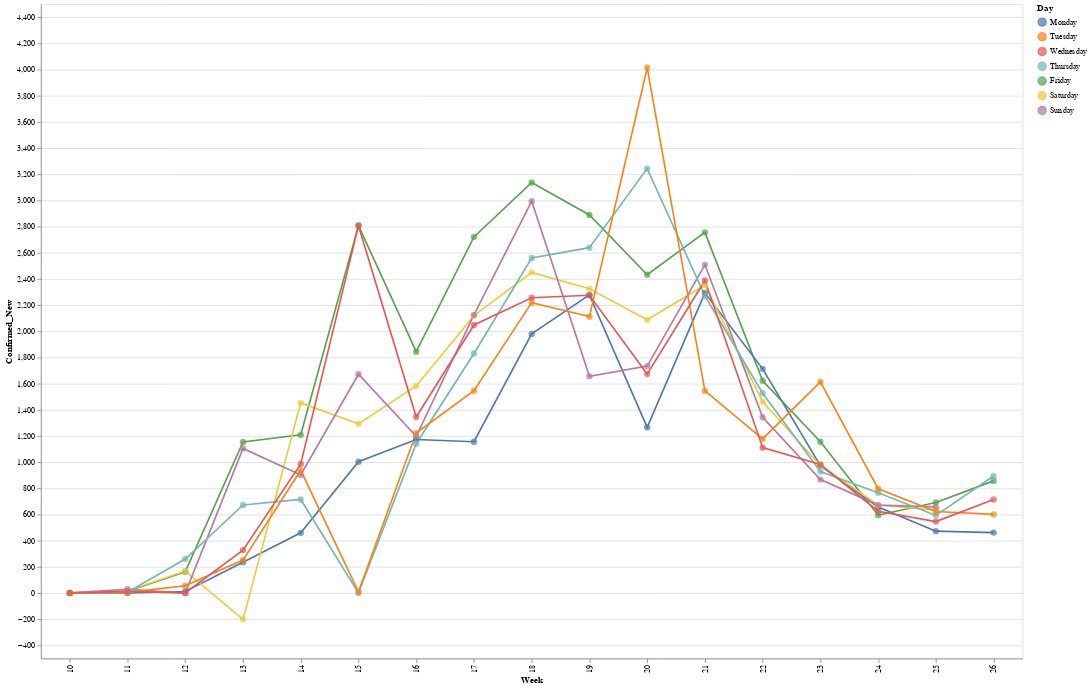

Here is the notebook cell this chart was saved with:
### Code cell
us = df[(df['Country'] == 'US') & (df['State'] == 'IL')]
us.Date = pd.to_datetime(us.Date, format='%m-%d-%Y')
us['Day'] = us.Date.dt.day_name()
us['Week'] = us.Date.dt.week
us['Area'] = us['County'] + ', ' + us['State']

dow = us[us['Week']>9]
dow = dow.groupby(['Week', 'Day'], as_index=False).sum()
line=alt.Chart(dow).mark_line().encode(
    alt.X('Week:N'),
    alt.Y('Confirmed_New:Q'),
    color=alt.Color('Day:N', sort=['Monday', 'Tuesday', 'Wednesday', 'Thursday', 'Friday', 'Saturday', 'Sunday']),
    tooltip=['Day', 'Week']
)
point=line.mark_circle(size=60)
(line+point).properties(
    width=1200,
    height=800
).interactive()

### Figure 1 — Vega-Lite specification as saved in the notebook (floating-point values rounded to 4 significant figures)
{"config": {"view": {"continuousWidth": 400, "continuousHeight": 300}}, "layer": [{"mark": "line", "encoding": {"color": {"type": "nominal", "field": "Day", "sort": ["Monday", "Tuesday", "Wednesday", "Thursday", "Friday", "Saturday", "Sunday"]}, "tooltip": [{"type": "nominal", "field": "Day"}, {"type": "quantitative", "field": "Week"}], "x": {"type": "nominal", "field": "Week"}, "y": {"type": "quantitative", "field": "Confirmed_New"}}, "selection": {"selector010": {"type": "interval", "bind": "scales", "encodings": ["x", "y"]}}}, {"mark": {"type": "circle", "size": 60}, "encoding": {"color": {"type": "nominal", "field": "Day", "sort": ["Monday", "Tuesday", "Wednesday", "Thursday", "Friday", "Saturday", "Sunday"]}, "tooltip": [{"type": "nominal", "field": "Day"}, {"type": "quantitative", "field": "Week"}], "x": {"type": "nominal", "field": "Week"}, "y": {"type": "quantitative", "field": "Confirmed_New"}}}], "data": {"name": "data-8edceabec8be65b9b9de3b130de55299"}, "height": 800, "width": 1200, "$schema": "https://vega.github.io/schema/vega-lite/v4.0.2.json", "datasets": {"data-8edceabec8be65b9b9de3b130de55299": [{"Week": 10, "Day": "Friday", "Confirmed": 5.0, "Deaths": 0.0, "Recovered": 2.0, "Confirmed_New": 0.0, "Deaths_New": 0.0, "Recovered_New": 0.0}, {"Week": 10, "Day": "Monday", "Confirmed": 4.0, "Deaths": 0.0, "Recovered": 2.0, "Confirmed_New": 1.0, "Deaths_New": 0.0, "Recovered_New": 0.0}, {"Week": 10, "Day": "Saturday", "Confirmed": 6.0, "Deaths": 0.0, "Recovered": 2.0, "Confirmed_New": 1.0, "Deaths_New": 0.0, "Recovered_New": 0.0}, {"Week": 10, "Day": "Sunday", "Confirmed": 7.0, "Deaths": 0.0, "Recovered": 2.0, "Confirmed_New": 1.0, "Deaths_New": 0.0, "Recovered_New": 0.0}, {"Week": 10, "Day": "Thursday", "Confirmed": 5.0, "Deaths": 0.0, "Recovered": 2.0, "Confirmed_New": 1.0, "Deaths_New": 0.0, "Recovered_New": 0.0}, {"Week": 10, "Day": "Tuesday", "Confirmed": 4.0, "Deaths": 0.0, "Recovered": 2.0, "Confirmed_New": 0.0, "Deaths_New": 0.0, "Recovered_New": 0.0}, {"Week": 10, "Day": "Wednesday", "Confirmed": 4.0, "Deaths": 0.0, "Recovered": 2.0, "Confirmed_New": 0.0, "Deaths_New": 0.0, "Recovered_New": 0.0}, {"Week": 11, "Day": "Friday", "Confirmed": 46.0, "Deaths": 0.0, "Recovered": 2.0, "Confirmed_New": 14.0, "Deaths_New": 0.0, "Recovered_New": 0.0}, {"Week": 11, "Day": "Monday", "Confirmed": 7.0, "Deaths": 0.0, "Recovered": 2.0, "Confirmed_New": 0.0, "Deaths_New": 0.0, "Recovered_New": 0.0}, {"Week": 11, "Day": "Saturday", "Confirmed": 64.0, "Deaths": 0.0, "Recovered": 2.0, "Confirmed_New": 18.0, "Deaths_New": 0.0, "Recovered_New": 0.0}, {"Week": 11, "Day": "Sunday", "Confirmed": 93.0, "Deaths": 0.0, "Recovered": 2.0, "Confirmed_New": 29.0, "Deaths_New": 0.0, "Recovered_New": 0.0}, {"Week": 11, "Day": "Thursday", "Confirmed": 32.0, "Deaths": 0.0, "Recovered": 2.0, "Confirmed_New": 7.0, "Deaths_New": 0.0, "Recovered_New": 0.0}, {"Week": 11, "Day": "Tuesday", "Confirmed": 12.0, "Deaths": 0.0, "Recovered": 2.0, "Confirmed_New": 5.0, "Deaths_New": 0.0, "Recovered_New": 0.0}, {"Week": 11, "Day": "Wednesday", "Confirmed": 25.0, "Deaths": 0.0, "Recovered": 2.0, "Confirmed_New": 13.0, "Deaths_New": 0.0, "Recovered_New": 0.0}, {"Week": 12, "Day": "Friday", "Confirmed": 585.0, "Deaths": 5.0, "Recovered": 0.0, "Confirmed_New": 163.0, "Deaths_New": 1.0, "Recovered_New": 0.0}, {"Week": 12, "Day": "Monday", "Confirmed": 105.0, "Deaths": 0.0, "Recovered": 2.0, "Confirmed_New": 12.0, "Deaths_New": 0.0, "Recovered_New": 0.0}, {"Week": 12, "Day": "Saturday", "Confirmed": 753.0, "Deaths": 6.0, "Recovered": 0.0, "Confirmed_New": 168.0, "Deaths_New": 1.0, "Recovered_New": 0.0}, {"Week": 12, "Day": "Sunday", "Confirmed": 1049.0, "Deaths": 9.0, "Recovered": 0.0, "Confirmed_New": 0.0, "Deaths_New": 0.0, "Recovered_New": 0.0}, {"Week": 12, "Day": "Thursday", "Confirmed": 422.0, "Deaths": 4.0, "Recovered": 0.0, "Confirmed_New": 260.0, "Deaths_New": 3.0, "Recovered_New": 0.0}, {"Week": 12, "Day": "Tuesday", "Confirmed": 161.0, "Deaths": 1.0, "Recovered": 2.0, "Confirmed_New": 56.0, "Deaths_New": 1.0, "Recovered_New": 0.0}, {"Week": 12, "Day": "Wednesday", "Confirmed": 162.0, "Deaths": 1.0, "Recovered": 0.0, "Confirmed_New": 1.0, "Deaths_New": 0.0, "Recovered_New": -2.0}, {"Week": 13, "Day": "Friday", "Confirmed": 3024.0, "Deaths": 34.0, "Recovered": 0.0, "Confirmed_New": 1154.0, "Deaths_New": 8.0, "Recovered_New": 0.0}, {"Week": 13, "Day": "Monday", "Confirmed": 1285.0, "Deaths": 12.0, "Recovered": 0.0, "Confirmed_New": 236.0, "Deaths_New": 3.0, "Recovered_New": 0.0}, {"Week": 13, "Day": "Saturday", "Confirmed": 3491.0, "Deaths": 47.0, "Recovered": 0.0, "Confirmed_New": -201.0, "Deaths_New": 13.0, "Recovered_New": 0.0}, {"Week": 13, "Day": "Sunday", "Confirmed": 4596.0, "Deaths": 66.0, "Recovered": 0.0, "Confirmed_New": 1105.0, "Deaths_New": 19.0, "Recovered_New": 0.0}, {"Week": 13, "Day": "Thursday", "Confirmed": 2538.0, "Deaths": 26.0, "Recovered": 0.0, "Confirmed_New": 673.0, "Deaths_New": 7.0, "Recovered_New": 0.0}, {"Week": 13, "Day": "Tuesday", "Confirmed": 1537.0, "Deaths": 16.0, "Recovered": 0.0, "Confirmed_New": 252.0, "Deaths_New": 4.0, "Recovered_New": 0.0}, {"Week": 13, "Day": "Wednesday", "Confirmed": 1865.0, "Deaths": 19.0, "Recovered": 0.0, "Confirmed_New": 328.0, "Deaths_New": 3.0, "Recovered_New": 0.0}, {"Week": 14, "Day": "Friday", "Confirmed": 8904.0, "Deaths": 210.0, "Recovered": 0.0, "Confirmed_New": 1209.0, "Deaths_New": 47.0, "Recovered_New": 0.0}, {"Week": 14, "Day": "Monday", "Confirmed": 5056.0, "Deaths": 73.0, "Recovered": 0.0, "Confirmed_New": 460.0, "Deaths_New": 7.0, "Recovered_New": 0.0}, {"Week": 14, "Day": "Saturday", "Confirmed": 10360.0, "Deaths": 244.0, "Recovered": 0.0, "Confirmed_New": 1453.0, "Deaths_New": 34.0, "Recovered_New": 0.0}, {"Week": 14, "Day": "Sunday", "Confirmed": 11260.0, "Deaths": 274.0, "Recovered": 0.0, "Confirmed_New": 902.0, "Deaths_New": 30.0, "Recovered_New": 0.0}, {"Week": 14, "Day": "Thursday", "Confirmed": 7695.0, "Deaths": 163.0, "Recovered": 0.0, "Confirmed_New": 715.0, "Deaths_New": 22.0, "Recovered_New": 0.0}, {"Week": 14, "Day": "Tuesday", "Confirmed": 5994.0, "Deaths": 99.0, "Recovered": 0.0, "Confirmed_New": 938.0, "Deaths_New": 26.0, "Recovered_New": 0.0}, {"Week": 14, "Day": "Wednesday", "Confirmed": 6980.0, "Deaths": 141.0, "Recovered": 0.0, "Confirmed_New": 986.0, "Deaths_New": 42.0, "Recovered_New": 0.0}, {"Week": 15, "Day": "Friday", "Confirmed": 17890.0, "Deaths": 597.0, "Recovered": 0.0, "Confirmed_New": 2808.0, "Deaths_New": 135.0, "Recovered_New": 0.0}, {"Week": 15, "Day": "Monday", "Confirmed": 12260.0, "Deaths": 307.0, "Recovered": 0.0, "Confirmed_New": 1003.0, "Deaths_New": 33.0, "Recovered_New": 0.0}, {"Week": 15, "Day": "Saturday", "Confirmed": 19180.0, "Deaths": 677.0, "Recovered": 0.0, "Confirmed_New": 1293.0, "Deaths_New": 80.0, "Recovered_New": 0.0}, {"Week": 15, "Day": "Sunday", "Confirmed": 20850.0, "Deaths": 720.0, "Recovered": 0.0, "Confirmed_New": 1672.0, "Deaths_New": 43.0, "Recovered_New": 0.0}, {"Week": 15, "Day": "Thursday", "Confirmed": 15080.0, "Deaths": 462.0, "Recovered": 0.0, "Confirmed_New": 1.0, "Deaths_New": 0.0, "Recovered_New": 0.0}, {"Week": 15, "Day": "Tuesday", "Confirmed": 12270.0, "Deaths": 308.0, "Recovered": 0.0, "Confirmed_New": 9.0, "Deaths_New": 1.0, "Recovered_New": 0.0}, {"Week": 15, "Day": "Wednesday", "Confirmed": 15080.0, "Deaths": 462.0, "Recovered": 0.0, "Confirmed_New": 2807.0, "Deaths_New": 154.0, "Recovered_New": 0.0}, {"Week": 16, "Day": "Friday", "Confirmed": 27580.0, "Deaths": 1132.0, "Recovered": 0.0, "Confirmed_New": 1844.0, "Deaths_New": 60.0, "Recovered_New": 0.0}, {"Week": 16, "Day": "Monday", "Confirmed": 22020.0, "Deaths": 798.0, "Recovered": 0.0, "Confirmed_New": 1173.0, "Deaths_New": 78.0, "Recovered_New": 0.0}, {"Week": 16, "Day": "Saturday", "Confirmed": 29160.0, "Deaths": 1259.0, "Recovered": 0.0, "Confirmed_New": 1582.0, "Deaths_New": 127.0, "Recovered_New": 0.0}, {"Week": 16, "Day": "Sunday", "Confirmed": 30360.0, "Deaths": 1290.0, "Recovered": 0.0, "Confirmed_New": 1197.0, "Deaths_New": 31.0, "Recovered_New": 0.0}, {"Week": 16, "Day": "Thursday", "Confirmed": 25730.0, "Deaths": 1072.0, "Recovered": 0.0, "Confirmed_New": 1141.0, "Deaths_New": 123.0, "Recovered_New": 0.0}, {"Week": 16, "Day": "Tuesday", "Confirmed": 23250.0, "Deaths": 868.0, "Recovered": 0.0, "Confirmed_New": 1223.0, "Deaths_New": 70.0, "Recovered_New": 0.0}, {"Week": 16, "Day": "Wednesday", "Confirmed": 24590.0, "Deaths": 949.0, "Recovered": 0.0, "Confirmed_New": 1345.0, "Deaths_New": 81.0, "Recovered_New": 0.0}, {"Week": 17, "Day": "Friday", "Confirmed": 39660.0, "Deaths": 1795.0, "Recovered": 0.0, "Confirmed_New": 2721.0, "Deaths_New": 107.0, "Recovered_New": 0.0}, {"Week": 17, "Day": "Monday", "Confirmed": 31510.0, "Deaths": 1349.0, "Recovered": 0.0, "Confirmed_New": 1156.0, "Deaths_New": 59.0, "Recovered_New": 0.0}, {"Week": 17, "Day": "Saturday", "Confirmed": 41780.0, "Deaths": 1875.0, "Recovered": 0.0, "Confirmed_New": 2119.0, "Deaths_New": 80.0, "Recovered_New": 0.0}, {"Week": 17, "Day": "Sunday", "Confirmed": 43900.0, "Deaths": 1933.0, "Recovered": 0.0, "Confirmed_New": 2126.0, "Deaths_New": 58.0, "Recovered_New": 0.0}, {"Week": 17, "Day": "Thursday", "Confirmed": 36940.0, "Deaths": 1688.0, "Recovered": 0.0, "Confirmed_New": 1830.0, "Deaths_New": 123.0, "Recovered_New": 0.0}, {"Week": 17, "Day": "Tuesday", "Confirmed": 33060.0, "Deaths": 1468.0, "Recovered": 0.0, "Confirmed_New": 1546.0, "Deaths_New": 119.0, "Recovered_New": 0.0}, {"Week": 17, "Day": "Wednesday", "Confirmed": 35110.0, "Deaths": 1565.0, "Recovered": 0.0, "Confirmed_New": 2048.0, "Deaths_New": 97.0, "Recovered_New": 0.0}, {"Week": 18, "Day": "Friday", "Confirmed": 56060.0, "Deaths": 2457.0, "Recovered": 0.0, "Confirmed_New": 3137.0, "Deaths_New": 102.0, "Recovered_New": 0.0}, {"Week": 18, "Day": "Monday", "Confirmed": 45880.0, "Deaths": 1983.0, "Recovered": 0.0, "Confirmed_New": 1980.0, "Deaths_New": 50.0, "Recovered_New": 0.0}, {"Week": 18, "Day": "Saturday", "Confirmed": 58500.0, "Deaths": 2559.0, "Recovered": 0.0, "Confirmed_New": 2450.0, "Deaths_New": 102.0, "Recovered_New": 0.0}, {"Week": 18, "Day": "Sunday", "Confirmed": 61500.0, "Deaths": 2618.0, "Recovered": 0.0, "Confirmed_New": 2994.0, "Deaths_New": 59.0, "Recovered_New": 0.0}, {"Week": 18, "Day": "Thursday", "Confirmed": 52920.0, "Deaths": 2355.0, "Recovered": 0.0, "Confirmed_New": 2560.0, "Deaths_New": 140.0, "Recovered_New": 0.0}, {"Week": 18, "Day": "Tuesday", "Confirmed": 48100.0, "Deaths": 2125.0, "Recovered": 0.0, "Confirmed_New": 2219.0, "Deaths_New": 142.0, "Recovered_New": 0.0}, {"Week": 18, "Day": "Wednesday", "Confirmed": 50360.0, "Deaths": 2215.0, "Recovered": 0.0, "Confirmed_New": 2256.0, "Deaths_New": 90.0, "Recovered_New": 0.0}, {"Week": 19, "Day": "Friday", "Confirmed": 73760.0, "Deaths": 3241.0, "Recovered": 0.0, "Confirmed_New": 2889.0, "Deaths_New": 130.0, "Recovered_New": 0.0}, {"Week": 19, "Day": "Monday", "Confirmed": 63780.0, "Deaths": 2659.0, "Recovered": 0.0, "Confirmed_New": 2278.0, "Deaths_New": 41.0, "Recovered_New": 0.0}, {"Week": 19, "Day": "Saturday", "Confirmed": 76080.0, "Deaths": 3349.0, "Recovered": 0.0, "Confirmed_New": 2325.0, "Deaths_New": 108.0, "Recovered_New": 0.0}, {"Week": 19, "Day": "Sunday", "Confirmed": 77740.0, "Deaths": 3406.0, "Recovered": 0.0, "Confirmed_New": 1656.0, "Deaths_New": 57.0, "Recovered_New": 0.0}, {"Week": 19, "Day": "Thursday", "Confirmed": 70870.0, "Deaths": 3111.0, "Recovered": 0.0, "Confirmed_New": 2639.0, "Deaths_New": 137.0, "Recovered_New": 0.0}, {"Week": 19, "Day": "Tuesday", "Confirmed": 65890.0, "Deaths": 2834.0, "Recovered": 0.0, "Confirmed_New": 2112.0, "Deaths_New": 175.0, "Recovered_New": 0.0}, {"Week": 19, "Day": "Wednesday", "Confirmed": 68230.0, "Deaths": 2974.0, "Recovered": 0.0, "Confirmed_New": 2275.0, "Deaths_New": 136.0, "Recovered_New": 0.0}, {"Week": 20, "Day": "Friday", "Confirmed": 90370.0, "Deaths": 4059.0, "Recovered": 0.0, "Confirmed_New": 2432.0, "Deaths_New": 131.0, "Recovered_New": 0.0}, {"Week": 20, "Day": "Monday", "Confirmed": 79010.0, "Deaths": 3459.0, "Recovered": 0.0, "Confirmed_New": 1266.0, "Deaths_New": 53.0, "Recovered_New": 0.0}, {"Week": 20, "Day": "Saturday", "Confirmed": 92460.0, "Deaths": 4129.0, "Recovered": 0.0, "Confirmed_New": 2088.0, "Deaths_New": 70.0, "Recovered_New": 0.0}, {"Week": 20, "Day": "Sunday", "Confirmed": 94190.0, "Deaths": 4177.0, "Recovered": 0.0, "Confirmed_New": 1734.0, "Deaths_New": 48.0, "Recovered_New": 0.0}, {"Week": 20, "Day": "Thursday", "Confirmed": 87940.0, "Deaths": 3928.0, "Recovered": 0.0, "Confirmed_New": 3243.0, "Deaths_New": 136.0, "Recovered_New": 0.0}, {"Week": 20, "Day": "Tuesday", "Confirmed": 83020.0, "Deaths": 3601.0, "Recovered": 0.0, "Confirmed_New": 4014.0, "Deaths_New": 142.0, "Recovered_New": 0.0}, {"Week": 20, "Day": "Wednesday", "Confirmed": 84690.0, "Deaths": 3792.0, "Recovered": 0.0, "Confirmed_New": 1673.0, "Deaths_New": 191.0, "Recovered_New": 0.0}, {"Week": 21, "Day": "Friday", "Confirmed": 105400.0, "Deaths": 4715.0, "Recovered": 0.0, "Confirmed_New": 2756.0, "Deaths_New": 108.0, "Recovered_New": 0.0}, {"Week": 21, "Day": "Monday", "Confirmed": 96480.0, "Deaths": 4234.0, "Recovered": 0.0, "Confirmed_New": 2294.0, "Deaths_New": 57.0, "Recovered_New": 0.0}, {"Week": 21, "Day": "Saturday", "Confirmed": 107800.0, "Deaths": 4790.0, "Recovered": 0.0, "Confirmed_New": 2352.0, "Deaths_New": 75.0, "Recovered_New": 0.0}, {"Week": 21, "Day": "Sunday", "Confirmed": 110300.0, "Deaths": 4856.0, "Recovered": 0.0, "Confirmed_New": 2508.0, "Deaths_New": 66.0, "Recovered_New": 0.0}, {"Week": 21, "Day": "Thursday", "Confirmed": 102700.0, "Deaths": 4607.0, "Recovered": 0.0, "Confirmed_New": 2270.0, "Deaths_New": 82.0, "Recovered_New": 0.0}, {"Week": 21, "Day": "Tuesday", "Confirmed": 98030.0, "Deaths": 4379.0, "Recovered": 0.0, "Confirmed_New": 1545.0, "Deaths_New": 145.0, "Recovered_New": 0.0}, {"Week": 21, "Day": "Wednesday", "Confirmed": 100400.0, "Deaths": 4525.0, "Recovered": 0.0, "Confirmed_New": 2388.0, "Deaths_New": 146.0, "Recovered_New": 0.0}, {"Week": 22, "Day": "Friday", "Confirmed": 117500.0, "Deaths": 5270.0, "Recovered": 0.0, "Confirmed_New": 1622.0, "Deaths_New": 84.0, "Recovered_New": 0.0}, {"Week": 22, "Day": "Monday", "Confirmed": 112000.0, "Deaths": 4885.0, "Recovered": 0.0, "Confirmed_New": 1713.0, "Deaths_New": 29.0, "Recovered_New": 0.0}, {"Week": 22, "Day": "Saturday", "Confirmed": 118900.0, "Deaths": 5330.0, "Recovered": 0.0, "Confirmed_New": 1462.0, "Deaths_New": 60.0, "Recovered_New": 0.0}, {"Week": 22, "Day": "Sunday", "Confirmed": 120300.0, "Deaths": 5390.0, "Recovered": 0.0, "Confirmed_New": 1343.0, "Deaths_New": 60.0, "Recovered_New": 0.0}, {"Week": 22, "Day": "Thursday", "Confirmed": 115800.0, "Deaths": 5186.0, "Recovered": 0.0, "Confirmed_New": 1527.0, "Deaths_New": 103.0, "Recovered_New": 0.0}, {"Week": 22, "Day": "Tuesday", "Confirmed": 113200.0, "Deaths": 4923.0, "Recovered": 0.0, "Confirmed_New": 1178.0, "Deaths_New": 38.0, "Recovered_New": 0.0}, {"Week": 22, "Day": "Wednesday", "Confirmed": 114300.0, "Deaths": 5083.0, "Recovered": 0.0, "Confirmed_New": 1111.0, "Deaths_New": 160.0, "Recovered_New": 0.0}, {"Week": 23, "Day": "Friday", "Confirmed": 125900.0, "Deaths": 5795.0, "Recovered": 0.0, "Confirmed_New": 1156.0, "Deaths_New": 59.0, "Recovered_New": 0.0}, {"Week": 23, "Day": "Monday", "Confirmed": 121200.0, "Deaths": 5412.0, "Recovered": 0.0, "Confirmed_New": 974.0, "Deaths_New": 22.0, "Recovered_New": 0.0}, {"Week": 23, "Day": "Saturday", "Confirmed": 126900.0, "Deaths": 5864.0, "Recovered": 0.0, "Confirmed_New": 975.0, "Deaths_New": 69.0, "Recovered_New": 0.0}, {"Week": 23, "Day": "Sunday", "Confirmed": 127800.0, "Deaths": 5904.0, "Recovered": 0.0, "Confirmed_New": 867.0, "Deaths_New": 40.0, "Recovered_New": 0.0}, {"Week": 23, "Day": "Thursday", "Confirmed": 124800.0, "Deaths": 5736.0, "Recovered": 0.0, "Confirmed_New": 929.0, "Deaths_New": 115.0, "Recovered_New": 0.0}, {"Week": 23, "Day": "Tuesday", "Confirmed": 122800.0, "Deaths": 5525.0, "Recovered": 0.0, "Confirmed_New": 1614.0, "Deaths_New": 113.0, "Recovered_New": 0.0}, {"Week": 23, "Day": "Wednesday", "Confirmed": 123800.0, "Deaths": 5621.0, "Recovered": 0.0, "Confirmed_New": 982.0, "Deaths_New": 96.0, "Recovered_New": 0.0}, {"Week": 24, "Day": "Friday", "Confirmed": 131200.0, "Deaths": 6260.0, "Recovered": 0.0, "Confirmed_New": 595.0, "Deaths_New": 75.0, "Recovered_New": 0.0}, {"Week": 24, "Day": "Monday", "Confirmed": 128400.0, "Deaths": 5924.0, "Recovered": 0.0, "Confirmed_New": 658.0, "Deaths_New": 20.0, "Recovered_New": 0.0}, {"Week": 24, "Day": "Saturday", "Confirmed": 131900.0, "Deaths": 6289.0, "Recovered": 0.0, "Confirmed_New": 673.0, "Deaths_New": 29.0, "Recovered_New": 0.0}, {"Week": 24, "Day": "Sunday", "Confirmed": 132500.0, "Deaths": 6308.0, "Recovered": 0.0, "Confirmed_New": 672.0, "Deaths_New": 19.0, "Recovered_New": 0.0}, {"Week": 24, "Day": "Thursday", "Confirmed": 130600.0, "Deaths": 6185.0, "Recovered": 0.0, "Confirmed_New": 766.0, "Deaths_New": 90.0, "Recovered_New": 0.0}, {"Week": 24, "Day": "Tuesday", "Confirmed": 129200.0, "Deaths": 6018.0, "Recovered": 0.0, "Confirmed_New": 797.0, "Deaths_New": 94.0, "Recovered_New": 0.0}, {"Week": 24, "Day": "Wednesday", "Confirmed": 129800.0, "Deaths": 6095.0, "Recovered": 0.0, "Confirmed_New": 625.0, "Deaths_New": 77.0, "Recovered_New": 0.0}, {"Week": 25, "Day": "Friday", "Confirmed": 135500.0, "Deaths": 6580.0, "Recovered": 0.0, "Confirmed_New": 692.0, "Deaths_New": 43.0, "Recovered_New": 0.0}, {"Week": 25, "Day": "Monday", "Confirmed": 133000.0, "Deaths": 6326.0, "Recovered": 0.0, "Confirmed_New": 473.0, "Deaths_New": 18.0, "Recovered_New": 0.0}, {"Week": 25, "Day": "Saturday", "Confirmed": 136100.0, "Deaths": 6625.0, "Recovered": 0.0, "Confirmed_New": 634.0, "Deaths_New": 45.0, "Recovered_New": 0.0}, {"Week": 25, "Day": "Sunday", "Confirmed": 136800.0, "Deaths": 6647.0, "Recovered": 0.0, "Confirmed_New": 658.0, "Deaths_New": 22.0, "Recovered_New": 0.0}, {"Week": 25, "Day": "Thursday", "Confirmed": 134800.0, "Deaths": 6537.0, "Recovered": 0.0, "Confirmed_New": 593.0, "Deaths_New": 52.0, "Recovered_New": 0.0}, {"Week": 25, "Day": "Tuesday", "Confirmed": 133600.0, "Deaths": 6398.0, "Recovered": 0.0, "Confirmed_New": 623.0, "Deaths_New": 72.0, "Recovered_New": 0.0}, {"Week": 25, "Day": "Wednesday", "Confirmed": 134200.0, "Deaths": 6485.0, "Recovered": 0.0, "Confirmed_New": 546.0, "Deaths_New": 87.0, "Recovered_New": 0.0}, {"Week": 26, "Day": "Friday", "Confirmed": 140300.0, "Deaths": 6847.0, "Recovered": 0.0, "Confirmed_New": 857.0, "Deaths_New": 37.0, "Recovered_New": 0.0}, {"Week": 26, "Day": "Monday", "Confirmed": 137200.0, "Deaths": 6671.0, "Recovered": 0.0, "Confirmed_New": 462.0, "Deaths_New": 24.0, "Recovered_New": 0.0}, {"Week": 26, "Day": "Thursday", "Confirmed": 139400.0, "Deaths": 6810.0, "Recovered": 0.0, "Confirmed_New": 894.0, "Deaths_New": 40.0, "Recovered_New": 0.0}, {"Week": 26, "Day": "Tuesday", "Confirmed": 137800.0, "Deaths": 6707.0, "Recovered": 0.0, "Confirmed_New": 601.0, "Deaths_New": 36.0, "Recovered_New": 0.0}, {"Week": 26, "Day": "Wednesday", "Confirmed": 138500.0, "Deaths": 6770.0, "Recovered": 0.0, "Confirmed_New": 715.0, "Deaths_New": 63.0, "Recovered_New": 0.0}]}}
